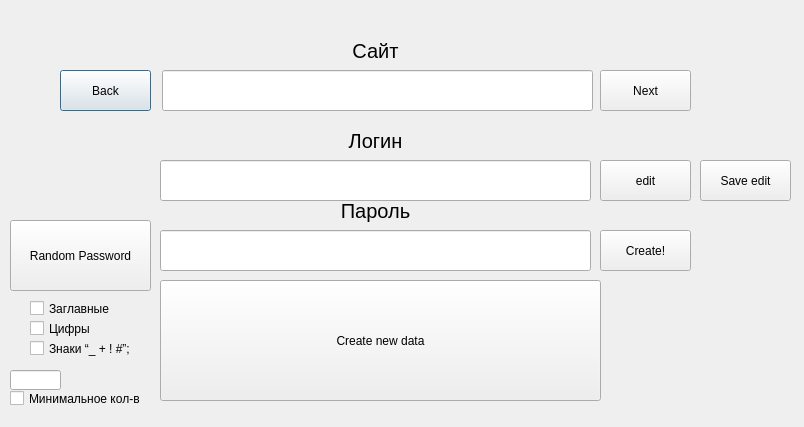
<?xml version="1.0" encoding="UTF-8"?>
<ui version="4.0">
 <class>Question_4_4</class>
 <widget class="QDialog" name="Question_4_4">
  <property name="geometry">
   <rect>
    <x>0</x>
    <y>0</y>
    <width>804</width>
    <height>427</height>
   </rect>
  </property>
  <property name="windowTitle">
   <string>Dialog</string>
  </property>
  <widget class="QPushButton" name="Back">
   <property name="geometry">
    <rect>
     <x>60</x>
     <y>70</y>
     <width>91</width>
     <height>41</height>
    </rect>
   </property>
   <property name="text">
    <string>Back</string>
   </property>
  </widget>
  <widget class="QPushButton" name="Next">
   <property name="geometry">
    <rect>
     <x>600</x>
     <y>70</y>
     <width>91</width>
     <height>41</height>
    </rect>
   </property>
   <property name="text">
    <string>Next</string>
   </property>
  </widget>
  <widget class="QPushButton" name="Edit">
   <property name="geometry">
    <rect>
     <x>600</x>
     <y>160</y>
     <width>91</width>
     <height>41</height>
    </rect>
   </property>
   <property name="text">
    <string>edit</string>
   </property>
  </widget>
  <widget class="QLabel" name="label">
   <property name="geometry">
    <rect>
     <x>160</x>
     <y>30</y>
     <width>431</width>
     <height>41</height>
    </rect>
   </property>
   <property name="font">
    <font>
     <pointsize>15</pointsize>
    </font>
   </property>
   <property name="text">
    <string>Сайт</string>
   </property>
   <property name="alignment">
    <set>Qt::AlignCenter</set>
   </property>
  </widget>
  <widget class="QPushButton" name="Create">
   <property name="geometry">
    <rect>
     <x>160</x>
     <y>280</y>
     <width>441</width>
     <height>121</height>
    </rect>
   </property>
   <property name="text">
    <string>Create new data</string>
   </property>
  </widget>
  <widget class="QLineEdit" name="Login">
   <property name="geometry">
    <rect>
     <x>160</x>
     <y>160</y>
     <width>431</width>
     <height>41</height>
    </rect>
   </property>
  </widget>
  <widget class="QPushButton" name="Save_edit">
   <property name="geometry">
    <rect>
     <x>700</x>
     <y>160</y>
     <width>91</width>
     <height>41</height>
    </rect>
   </property>
   <property name="text">
    <string>Save edit</string>
   </property>
  </widget>
  <widget class="QLineEdit" name="Site">
   <property name="geometry">
    <rect>
     <x>162</x>
     <y>70</y>
     <width>431</width>
     <height>41</height>
    </rect>
   </property>
  </widget>
  <widget class="QLabel" name="label_3">
   <property name="geometry">
    <rect>
     <x>160</x>
     <y>190</y>
     <width>431</width>
     <height>41</height>
    </rect>
   </property>
   <property name="font">
    <font>
     <pointsize>15</pointsize>
    </font>
   </property>
   <property name="text">
    <string>Пароль</string>
   </property>
   <property name="alignment">
    <set>Qt::AlignCenter</set>
   </property>
  </widget>
  <widget class="QPushButton" name="Create_data">
   <property name="geometry">
    <rect>
     <x>600</x>
     <y>230</y>
     <width>91</width>
     <height>41</height>
    </rect>
   </property>
   <property name="text">
    <string>Create!</string>
   </property>
  </widget>
  <widget class="QLabel" name="label_2">
   <property name="geometry">
    <rect>
     <x>160</x>
     <y>120</y>
     <width>431</width>
     <height>41</height>
    </rect>
   </property>
   <property name="font">
    <font>
     <pointsize>15</pointsize>
    </font>
   </property>
   <property name="text">
    <string>Логин</string>
   </property>
   <property name="alignment">
    <set>Qt::AlignCenter</set>
   </property>
  </widget>
  <widget class="QLineEdit" name="Password">
   <property name="geometry">
    <rect>
     <x>160</x>
     <y>230</y>
     <width>431</width>
     <height>41</height>
    </rect>
   </property>
  </widget>
  <widget class="QCheckBox" name="checkBox">
   <property name="geometry">
    <rect>
     <x>30</x>
     <y>300</y>
     <width>91</width>
     <height>17</height>
    </rect>
   </property>
   <property name="text">
    <string>Заглавные</string>
   </property>
   <property name="checked">
    <bool>false</bool>
   </property>
  </widget>
  <widget class="QCheckBox" name="checkBox_2">
   <property name="geometry">
    <rect>
     <x>30</x>
     <y>320</y>
     <width>70</width>
     <height>17</height>
    </rect>
   </property>
   <property name="text">
    <string>Цифры</string>
   </property>
  </widget>
  <widget class="QCheckBox" name="checkBox_3">
   <property name="geometry">
    <rect>
     <x>30</x>
     <y>340</y>
     <width>111</width>
     <height>17</height>
    </rect>
   </property>
   <property name="text">
    <string>Знаки “_ + ! #”;</string>
   </property>
  </widget>
  <widget class="QCheckBox" name="checkBox_4">
   <property name="geometry">
    <rect>
     <x>10</x>
     <y>390</y>
     <width>131</width>
     <height>17</height>
    </rect>
   </property>
   <property name="text">
    <string>Минимальное кол-во</string>
   </property>
  </widget>
  <widget class="QLineEdit" name="lineEdit">
   <property name="geometry">
    <rect>
     <x>10</x>
     <y>370</y>
     <width>51</width>
     <height>20</height>
    </rect>
   </property>
  </widget>
  <widget class="QPushButton" name="Random_pass">
   <property name="geometry">
    <rect>
     <x>10</x>
     <y>220</y>
     <width>141</width>
     <height>71</height>
    </rect>
   </property>
   <property name="text">
    <string>Random Password</string>
   </property>
  </widget>
 </widget>
 <resources/>
 <connections/>
</ui>
